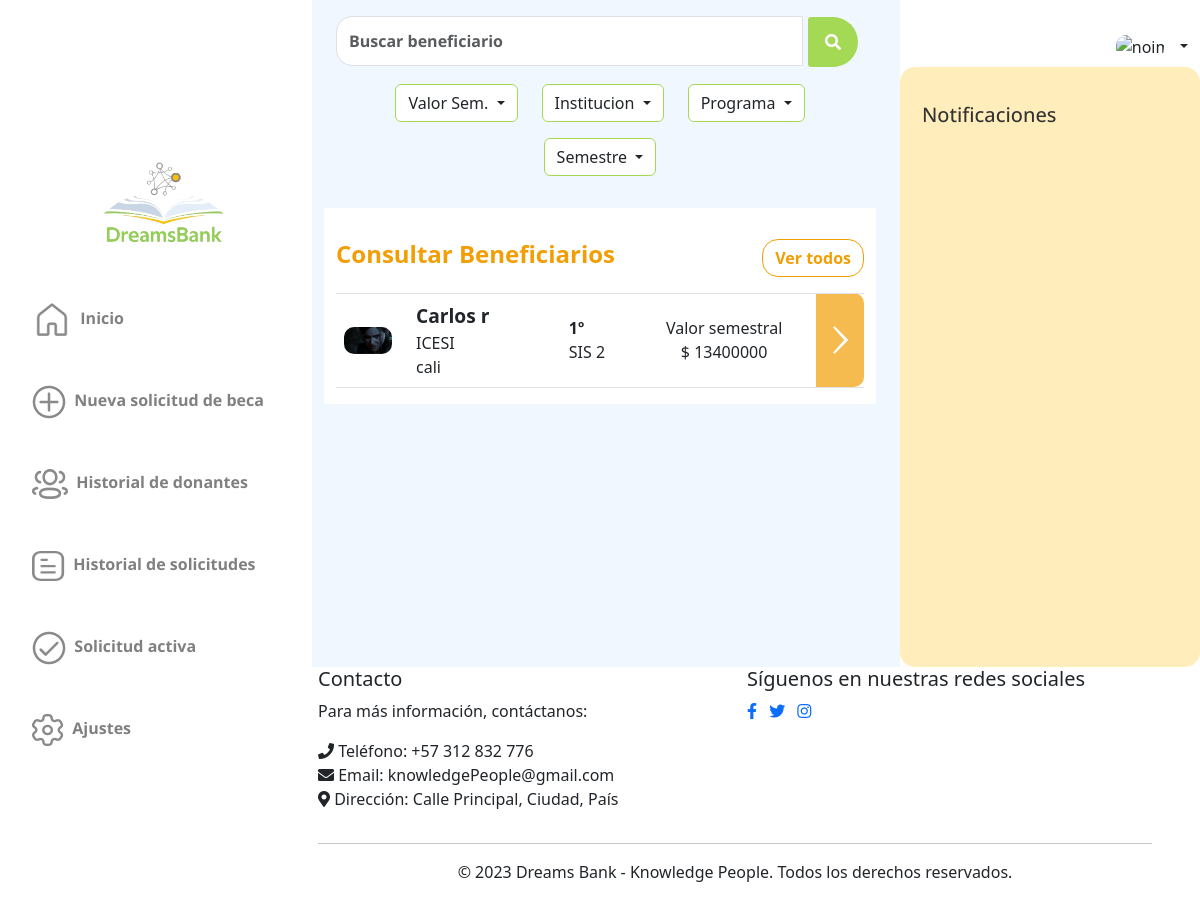
Before: /scholarships/lookbeneficiaries/ with the older database file.
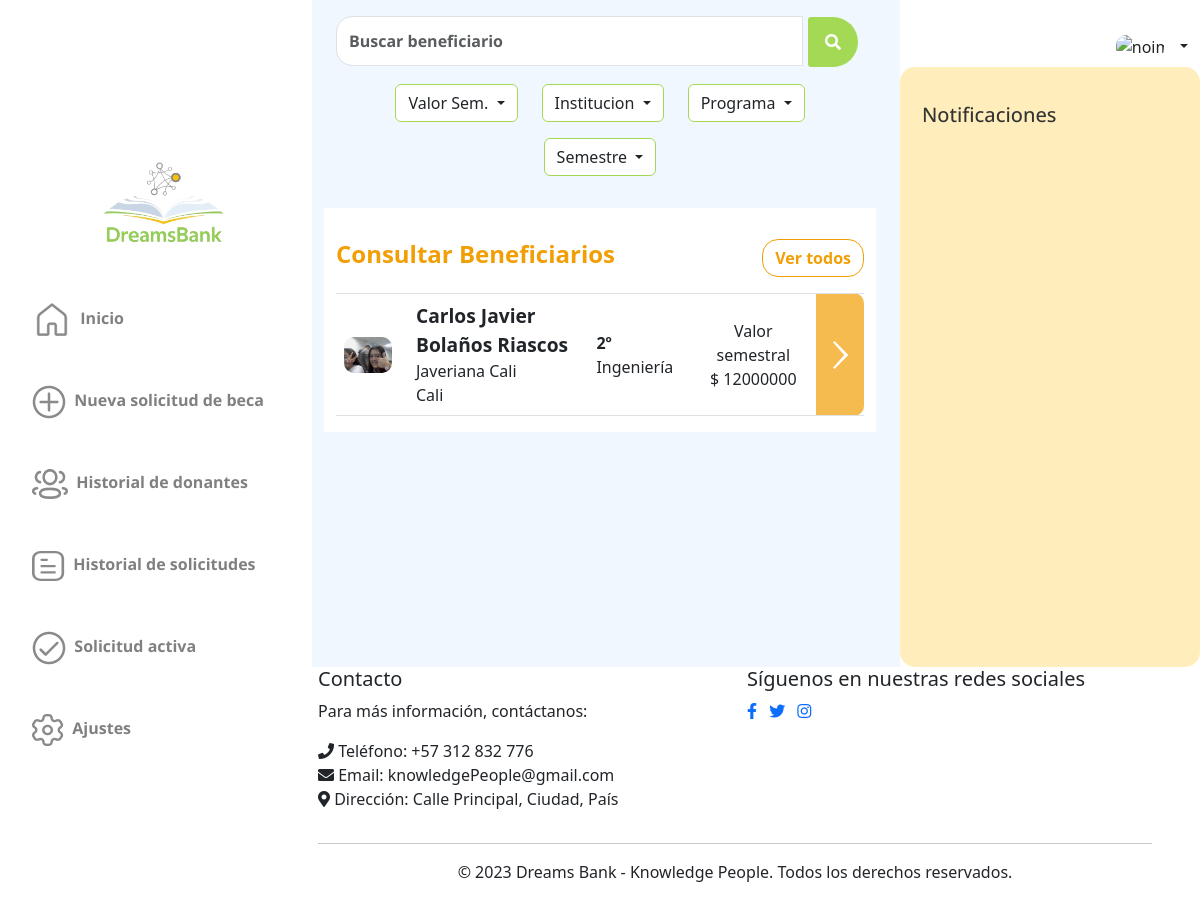
After: the same page with the newer database file.
### scholarships/models.py (models this page shows, shortened)
class Scholarship(models.Model):
    stratum = models.CharField(max_length=2,null=False)
    photocopy_id = models.FileField(upload_to="files/",null=False, blank=False)
    motivational_letter = models.TextField(max_length=2000,null=False)
    certificate = models.FileField(upload_to="files/",null=False, blank=False)
    value_period = models.IntegerField(null=False)
    icfes_score = models.IntegerField(null=False)
    period_current = models.IntegerField(null=False)
    program_adm = models.CharField(max_length=40,null=False)
    optionsapplication = (('NI','Nuevo Ingreso'),
              ('A','Antiguo'))
    application_type = models.CharField(max_length=40,choices=optionsapplication,null=False)
    optionsstate = (('P','Pendiente'),
                     ('A','Aceptada'),
                     ('R','Rechazada'))
    state = models.CharField(max_length=30,choices=optionsstate,null=False)
    total_periods = models.IntegerField(null=False)
    optionsactive = (('AC','Activo'),
                     ('IN','Inactivo'))
    active = models.CharField(max_length=20,choices=optionsactive,default='Activo',null=False)
    date_application = models.DateTimeField(auto_now_add=True)
    id_user = models.ForeignKey(Beneficiary,null=False,blank=False,on_delete=models.CASCADE)
    institution = models.ForeignKey(Institution,null=False,blank=False, on_delete=models.CASCADE)

### users/models.py (models this page shows, shortened)
class User(AbstractBaseUser, PermissionsMixin):
    username=None
    BENEFICIARY=1
    NATURALDONOR=2
    LEGALDONOR=3
    INSTITUTION=4
    ADMIN=5
    ROLE_CHOICE=(
          (BENEFICIARY, 'Beneficiario'),
          (NATURALDONOR,'Donante natural'),
          (LEGALDONOR,'Donante juridico'),
          (INSTITUTION,'Institución'),
          (ADMIN,'Admin'),
    )
    TI=1
    CC=2
    CE=3
    NIT=4
    IDTYPE_CHOICE= ((TI,'Tarjeta de Identidad'),
                (CC,'Cédula de Ciudadanía'),
                ( CE,'Cédula extranjera'),
                (NIT,'NIT'))
    email = models.EmailField(_("email address"), unique=True)
    name=models.CharField(max_length=100,null=False)
    profilePicture= models.ImageField(upload_to="users",null=True, blank=True)
    idType = models.PositiveSmallIntegerField(choices=IDTYPE_CHOICE,null=False)
    numID = models.CharField(max_length=10,null=False)
    role=models.PositiveSmallIntegerField(choices=ROLE_CHOICE,null=False)
    date_joined = models.DateTimeField(auto_now_add=True)
    last_login= models.DateTimeField(auto_now_add=True)
    created_date = models.DateTimeField(auto_now_add=True)
    modified_date = models.DateTimeField(auto_now_add=True)
    contact = models.CharField(max_length=15)
    notifications = models.ManyToManyField(Notification)
    is_staff = models.BooleanField(default=False)
    is_active = models.BooleanField(default=True)
    is_admin = models.BooleanField(default=False)
    is_superadmin = models.BooleanField(default=False)
    is_superuser = models.BooleanField(default=False)
    date_joined = models.DateTimeField(default=timezone.now)
    USERNAME_FIELD = "email"
    REQUIRED_FIELDS = ['name', 'idType', 'numID', 'role']
    objects = UserManager()

class Institution(User):
    description = models.TextField(max_length=255)
    TYPE_CHOICES = (
        ('Tecnica', 'Tecnica'),
        ('Tecnologica', 'Tecnologica'),
        ('Pregrado', 'Pregrado'),
        ('Posgrado','Posgrado')
    )
    type_institution = models.CharField(
        max_length=255,
        blank = False,
    )
    address = models.CharField(max_length=100)
    city = models.CharField(max_length=70)
    money_donation = models.IntegerField(default=0)
    optionsstate= (('A','Aprobada'),
                     ('P','Pendiente'),
                     ('R','Rechazada'))
    verificationState = models.CharField(max_length=30,choices=optionsstate,null=False, default='P')

### scholarships/views.py (the view)
# urls.py: path("lookbeneficiaries/", views.LookBeneficiaries.as_view(), name='look_beneficiaries'),
class LookBeneficiaries(ListView):
    def get(self, request):
        if request.user.id == 4:
            semester = []
            for i in range(1,13):
                semester.append(i)
            intervals = [(0,2000000),(2000001,5000000),(5000001,10000000),(10000001,20000000),(20000000,50000000)]
            idIns = request.user.id
            institutions = request.user.name
            scholarships = Scholarship.objects.filter(scolarship_donation__id_user=idIns)
            data = {'semesters':semester,'scholarships':scholarships,'institutions':institutions,'intervals':intervals}
            return render(request, 'lookbeneficiaries.html',data)
        else:
            semester = []
            for i in range(1,13):
                semester.append(i)
            intervals = [(0,2000000),(2000001,5000000),(5000001,10000000),(10000001,20000000),(20000000,50000000)]
            institutions = Institution.objects.all()
            scholarships = Scholarship.objects.all()
            data = {'semesters':semester,'scholarships':scholarships,'institutions':institutions,'intervals':intervals}
            return render(request, 'lookbeneficiaries.html',data)

### scholarships/templates/lookbeneficiaries.html (shortened to what this page needs)
{% extends 'base.html' %} {% load static %}
  {% block content %}
  <link href="https://cdn.jsdelivr.net/npm/bootstrap@5.3.0-alpha3/dist/css/bootstrap.min.css" rel="stylesheet"
 />
  <link rel="stylesheet" href="https://cdnjs.cloudflare.com/ajax/libs/font-awesome/5.15.3/css/all.min.css">
  <link href="{% static '/lookbeneficiaries.css' %}" rel="stylesheet" />
</head>
<body>
  <div class="container-fluid">
    <form class="d-flex col=lg-12" action="{% url 'scholarships:searchBen' %}" method="post">
      <div class="input-group">
      <input type="text" name="inputsearch"  class="form-control custom-input" placeholder="Buscar beneficiario" aria-label="Buscar"
      style="font-weight: bolder;" >
      <div class="input-group-append">
      <button style="
      border: none; background-color: transparent;" type="submit">
      <span class="input-group-text search-icon">
        <i class="fas fa-search"></i>
      </span>
      </button>
      </div>
      </div>
    </form>
    <div class="row d-flex justify-content-center">
      <div class="d-flex justify-content-center mt-3" style=" width:auto;">
        <div class="dropdown text-center ">
          <button class="btn dropdown-toggle" type="button" data-bs-toggle="dropdown" aria-expanded="false"
            style="background-color: white; border: 0.5px solid #A4D955;">
            Valor Sem.
          </button>
        </div>
      </div>
      {% if user.role != 4 %}
      <div class="d-flex justify-content-center mt-3" style="width: auto;">
        <div class="dropdown text-center">
          <button class="btn dropdown-toggle" type="button" data-bs-toggle="dropdown" aria-expanded="false"
            style="background-color: white; border: 0.5px solid #A4D955;">
            Institucion
          </button>
        </div>
      </div>
      {% endif %}
      <div class="d-flex justify-content-center mt-3" style=" width: auto;">
        <div class="dropdown text-center">
          <button class="btn dropdown-toggle" type="button" data-bs-toggle="dropdown" aria-expanded="false"
            style="background-color: white; border: 0.5px solid #A4D955;">
            Programa
          </button>
        </div>
      </div>
      <div class=" d-flex justify-content-center mt-3" style=" width: 9.5rem;">
        <div class="dropdown w-100 text-center">
          <button class="btn dropdown-toggle" type="button" data-bs-toggle="dropdown" aria-expanded="false"
            style="background-color: white; border: 0.5px solid #A4D955;">
            Semestre
          </button>
        </div>
      </div>
    </div>
    <div class="row " style="background-color: white; margin-top:2rem">
      <div class="col-lg-8 d-flex">
        <h4 style="color: #F29F05; font-weight: bolder; margin-top: 2rem;">Consultar Beneficiarios</h4>
      </div>
      <div class="col-lg-4 align-self-end d-flex justify-content-end">
        <button class="btn itemall" type="button" aria-expanded="false">
          <a class="text-center itemn " href="{% url 'scholarships:look_beneficiaries' %}"> Ver todos </a>
        </button>
      </div>
      <div class="table-responsive" >
        <table class="table">
          <thead>
            <tr>
              <th></th>
              <th></th>
              <th></th>
              <th></th>
              <th style="width: 2rem"></th>
            </tr>
          </thead>
          <tbody>
            {% if scholarships %}
            {% for x in scholarships %}
            <tr class="mt-3 align-middle">
              <td class="align-middle" style="border-top-left-radius: 10px; border-bottom-left-radius: 10px;">
                {% if x.id_user.profilePicture != "" %}
                <img src="/media/{{ x.id_user.profilePicture }}" class="img-fluid" alt="noimage"
                  style="max-width: 3rem; max-height: 3rem; border-radius: 10px; margin-right: 0.5rem;">
                {% else %}
                <img src="/media/users/profile_default.png" class="img-fluid" alt="noimage"
                  style="max-width: 3rem; max-height: 3rem; border-radius: 10px; margin-right: 0.5rem;">
                {% endif %}
              </td>
              <td>
                <div class="row">
                  <div class="col-12" style="font-weight: bolder; font-size: larger;">{{ x.id_user.name|capfirst }}
                  </div>
                  <div class="col-12">{{ x.institution.name }}</div>
                  <div class="col-12">{{ x.institution.city }}</div>
                </div>
              </td>
              <td>
                <div class="row ">
                  <div class="col-12" style="font-weight: 700;">{{ x.period_current }}º</div>
                  <div class="col-12">{{ x.program_adm }}</div>
                </div>
              </td>
              <td>
                <div class="row my-auto">
                  <div class="col-12 text-center">Valor semestral</div>
                  <div class="col-12 text-center">$ {{ x.value_period }}</div>
                </div>
              </td>
              <td
                style="background-color: rgba(242, 159, 5, 0.7); border-top-right-radius: 10px; border-bottom-right-radius: 10px;"
                class="align-middle">
                <div class="d-flex align-items-center justify-content-center">
                  <button type="submit" class="btn btn-link p-0" style=" border: none;" name="viewBeneficiaryDetails"
                    data-scholarship-id="{{ x.id_user.name }}">
                    <a href="{% url 'scholarships:showdetailsbeneficiary' id=x.id %}">
                    <img src="/media/images/Forward.png" class="img-fluid" alt="noimage"
                      style="max-width: 3rem; max-height: 3rem;">
                    </a>
                  </button>
                </div>
              </td>
            </tr>
            {% endfor %}
            {% endif %}
          </tbody>
        </table>
      </div>
    </div>
  </div>
  {% endblock %}

Changed rows visible on the page:
removed Scholarship: id_user.profilePicture (picture), id_user.name "Carlos r", institution.name "ICESI", institution.city "cali", period_current "1", program_adm "SIS 2", value_period "13400000"
added Scholarship: id_user.profilePicture (picture), id_user.name "Carlos Javier Bolaños Riascos", institution.name "Javeriana Cali", institution.city "Cali", period_current "2", program_adm "Ingeniería", value_period "12000000"
